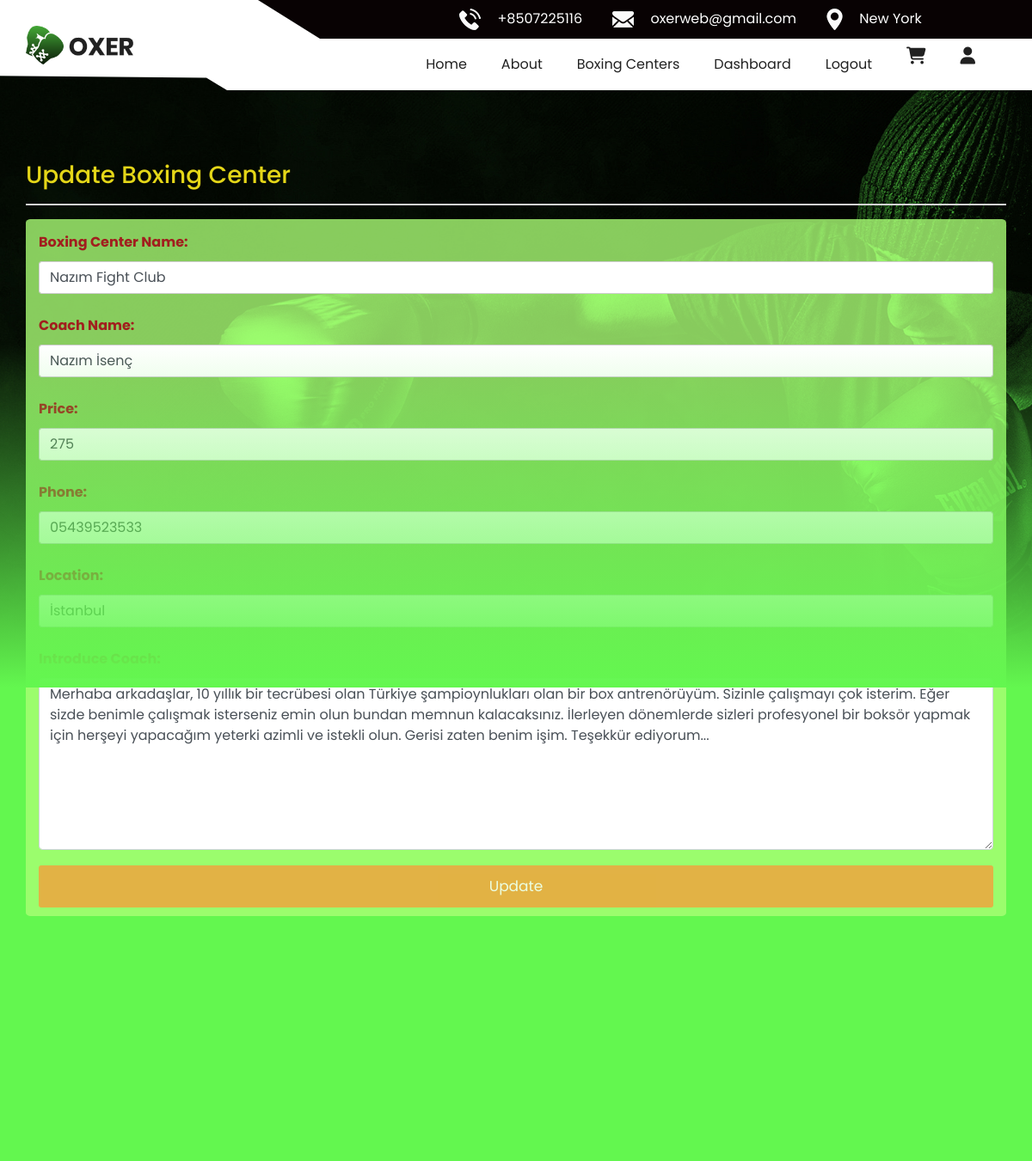
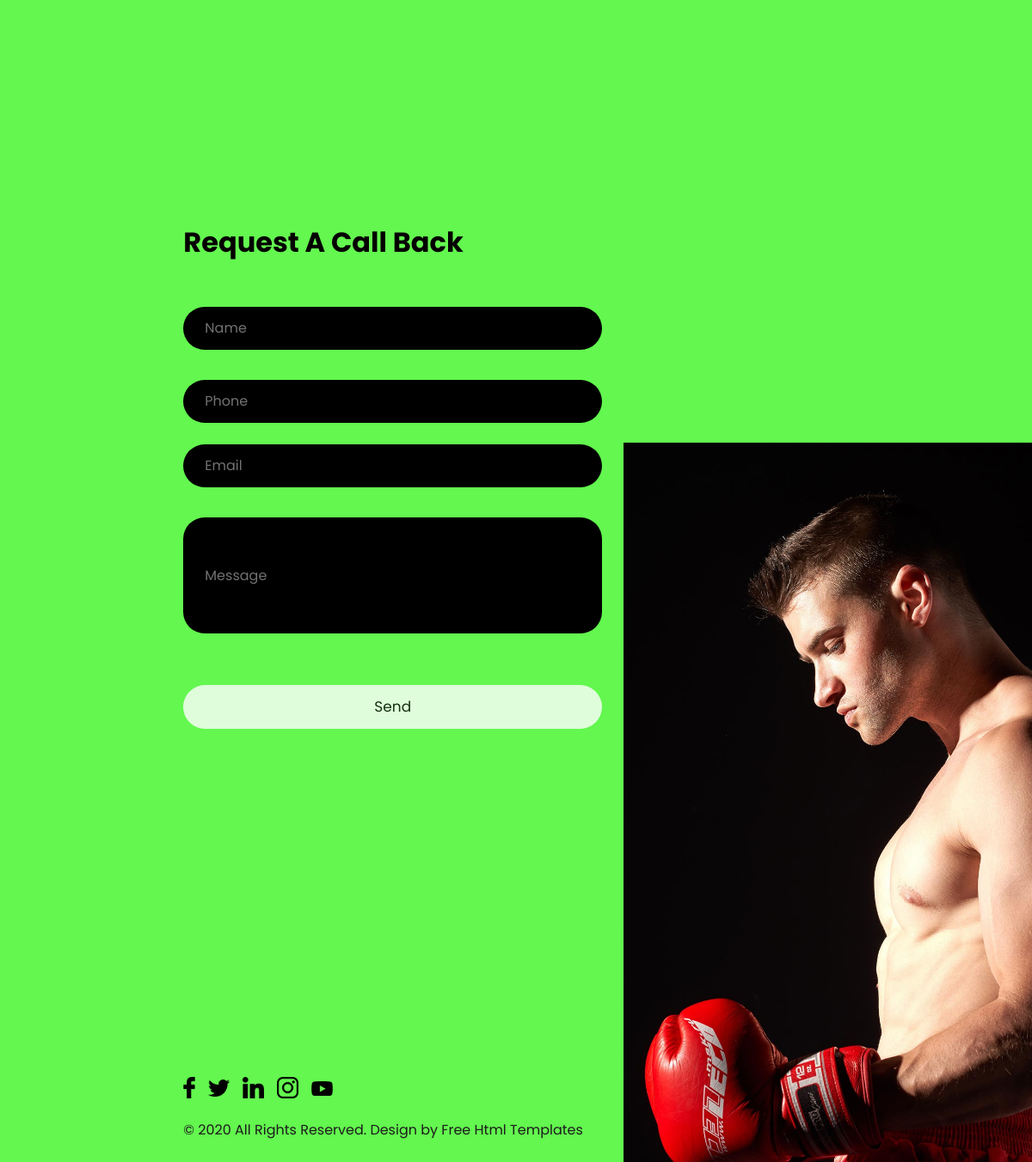
Screenshot of /edit/14 (signed in) with the database file from the repository (2 pictures, top to bottom).
### website/models.py (models this page shows)
class Classes(db.Model):
    id = db.Column(db.Integer, primary_key=True)
    centername = db.Column(db.Text)
    coachname = db.Column(db.Text)
    phone = db.Column(db.Text)
    location = db.Column(db.Text)
    price = db.Column(db.Integer)
    aboutcoach = db.Column(db.Text)
    admin = db.Column(db.Text)

### website/views.py (the view, shortened to what this page needs)
@views.route("/edit/<string:id>",methods = ["GET","POST"])
@login_required
def update(id):
    if request.method == "GET":
        class_to_update = db.session.query(Classes).filter_by(id=id, admin=session["username"]).first()
        if class_to_update == 0:
            flash("You can't this operation!","danger")
            return redirect(url_for("views.index"))
        else:
            form = ClassForm(obj=class_to_update)
            return render_template("update.html",form=form)

### website/forms.py
class ClassForm(Form):
    centername = StringField("Boxing Center Name:",validators=[validators.Length(min=3,max=100)])
    coachname = StringField("Coach Name:",validators=[validators.Length(min=3,max=20)])
    phone =  StringField("Phone:",validators=[validators.Length(min=11,max=11)])
    location =  StringField("Location:",validators=[validators.Length(min=3,max=20)])
    price = IntegerField("Price:",validators=[validators.NumberRange(min=1)])
    aboutcoach = TextAreaField("Introduce Coach:",validators=[validators.Length(min=10,max=500)])

### website/templates/update.html
{% extends "layout.html" %}
{% block body %}
<div class="container">
    <br>
    <br>
    <h3>Update Boxing Center</h3>
    <hr>
    {% from "includes/formhelpers.html" import render_field %}
    <form method="post">
        {{ render_field(form.centername,class = "form-control") }}
        {{ render_field(form.coachname,class = "form-control") }}
        {{ render_field(form.price,class = "form-control") }}
        {{ render_field(form.phone,class = "form-control") }}
        {{ render_field(form.location,class = "form-control") }}
        {{ render_field(form.aboutcoach,class = "form-control") }}
    <button type="submit" class="btn btn-danger">Update</button>
    </form>
</div>
<br>
<br>
{% endblock %}

### website/templates/includes/formhelpers.html (shortened to what this page needs)
{% macro render_field(field) %}
  <dt>{{ field.label }}
  <dd>{{ field(**kwargs)|safe }}
  </dd>
{% endmacro %}

### website/static/css/style.css (style rules this page uses)
body { font-family: "Poppins", sans-serif; color: #040000; background-color: #63f74f; }
h3 { margin-top: 10px; color: rgb(228, 214, 24); font-family: "Poppins", sans-serif; }
dt { padding-top: 15px; }
textarea.form-control { height: 200px; }
.container { width: 100%; max-width: 100%; margin: 0 auto; overflow: auto; color: rgb(161, 30, 30); font-family: "Poppins", sans-serif; }
.btn, .btn:focus { outline: none !important; -webkit-box-shadow: none; box-shadow: none; }
input[type=text] { margin-top: 10px; width: 100%; margin-bottom: 10px; padding: 12px; border: 1px solid #ccc; border-radius: 3px; }
input[type=number] { margin-top: 10px; width: 100%; margin-bottom: 10px; padding: 12px; border: 1px solid #ccc; border-radius: 3px; }
label { margin-bottom: 10px; display: block; }
.btn { background-color: #f4a03b; color: white; padding: 12px; margin: 10px 0; border: none; width: 100%; border-radius: 3px; cursor: pointer; font-size: 17px; opacity:0.8; }
hr { border: 1px solid lightgrey; }
form { padding: inherit; max-width: 100%; border-collapse: collapse; background-color: #abff76ca; border-radius: 0.5%; }

### website/static/css/responsive.css (style rules this page uses)
@media (min-width: 1200px) { .container { max-width: 1170px; } }

### rows the page displays
Classes: centername "Nazım Fight Club", coachname "Nazım İsenç", price "275", phone "05439523533", location "İstanbul", aboutcoach "Merhaba arkadaşlar, 10 yıllık bir tecrübesi olan Türkiye şampioynlukları olan bir box antrenörüyüm. Sizinle çalışmayı çok isterim. Eğer sizde benimle çalışmak isterseniz emin olun bundan memnun kalacaksınız. İlerleyen dönemlerde sizleri profesyonel bir boksör yapmak için herşeyi yapacağım yeterki azimli ve istekli olun. Gerisi zaten benim işim. Teşekkür ediyorum..."

### other values shown
{{ field.label }} "Boxing Center Name: Coach Name: Price: Phone: Location:"
